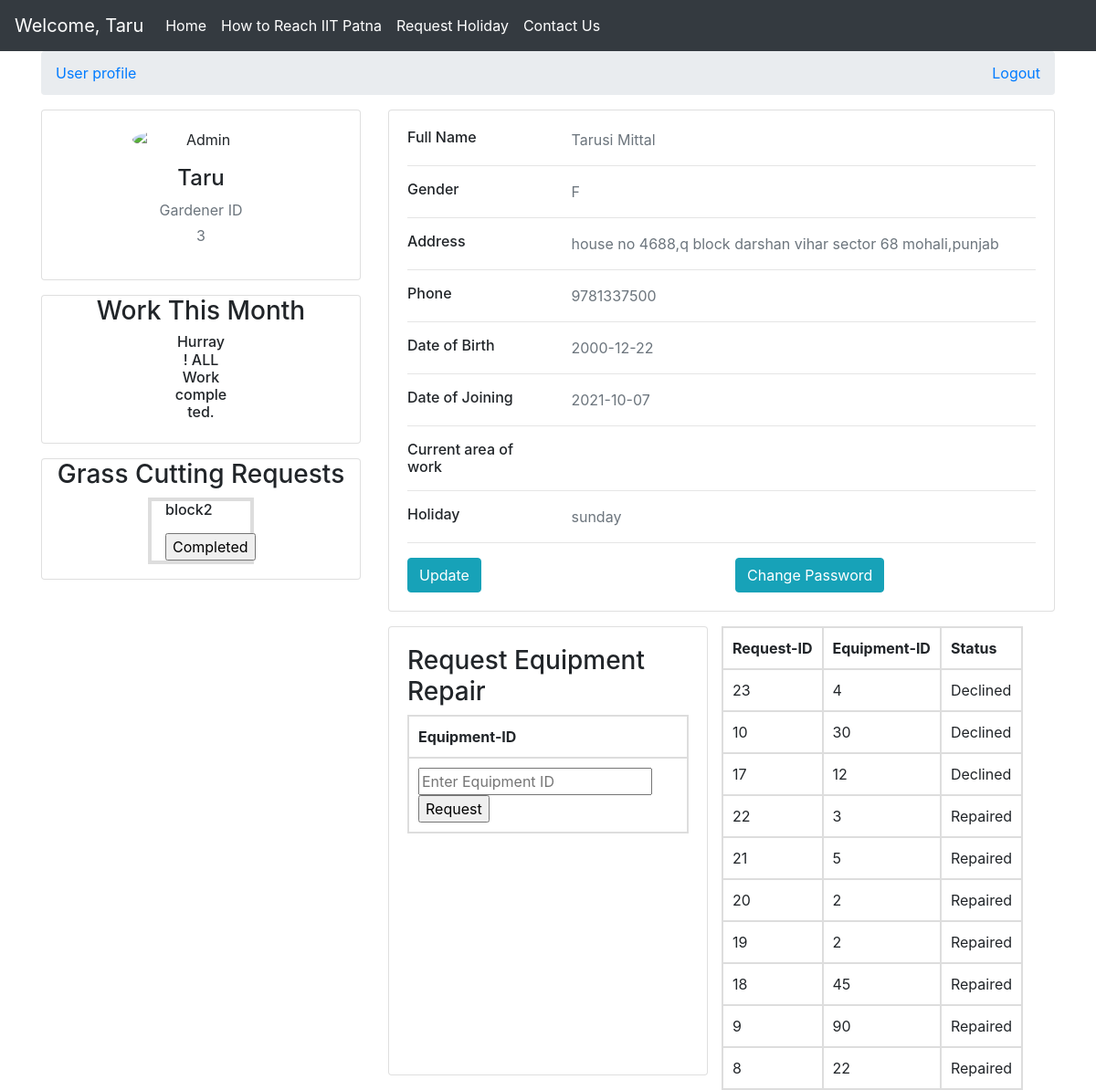
The page /Mini-project/userprofile.php (signed in) on the database its author committed.
### tables this page shows
CREATE TABLE `gardener` (
  `gardenerid` int(11) NOT NULL,
  `name` varchar(255) NOT NULL,
  `dob` date NOT NULL,
  `address` varchar(255) NOT NULL,
  `contactno` bigint(20) NOT NULL,
  `workingarea` varchar(255) NOT NULL DEFAULT 'not assigned',
  `holiday` varchar(20) NOT NULL DEFAULT 'sunday',
  `password` varchar(255) NOT NULL,
  `gender` varchar(10) NOT NULL,
  `username` varchar(55) NOT NULL,
  `doj` date NOT NULL
);

CREATE TABLE `request` (
  `srid` int(11) NOT NULL,
  `areaname` varchar(255) NOT NULL,
  `gardenerid` int(11) DEFAULT NULL,
  `status` int(11) NOT NULL DEFAULT 0
);

CREATE TABLE `equipmentrequest` (
  `erid` int(11) NOT NULL,
  `equipmentid` int(11) NOT NULL,
  `gardenerid` int(11) NOT NULL,
  `status` int(11) NOT NULL DEFAULT 0
);

### Mini-project/userprofile.php (the view, shortened to what this page needs)
<?php
    include('navbargardener.php');
require('db.php');
$var1 = $_SESSION['gardenerid'];
$sql = "SELECT * from `gardener` where gardenerid= '$var1'" ;
$query = mysqli_query($db, $sql);
$row = mysqli_fetch_assoc($query);
?>
<!DOCTYPE html>
<html lang="en" dir="ltr">
  <head>
    <link rel="stylesheet" href="https://maxcdn.bootstrapcdn.com/bootstrap/4.0.0/css/bootstrap.min.css">
  </head>
  <body>
    <div class="container">
    <div class="main-body">
          <nav aria-label="breadcrumb" class="main-breadcrumb">
            <ol class="breadcrumb">
              <li class="breadcrumb-item"><a href="">User profile</a></li>
              <a href = "logout.php" class="ml-auto"> Logout </a>
            </ol>
          </nav>
          <div class="row gutters-sm">
            <div class="col-md-4 mb-3">
              <div class="card h">
                <div class="card-body">
                  <div class="d-flex flex-column align-items-center text-center">
                    <?php if($row['gender']=="M"){ ?>
                    <img src="https://bootdey.com/img/Content/avatar/avatar7.png" alt="Admin" class="rounded-circle" width="150">
                  <?php }else{ ?>
                  <img src="https://bootdey.com/img/Content/avatar/avatar8.png" alt="Admin" class="rounded-circle" width="150">
                <?php } ?>
                    <div class="mt-3">
                      <h4><?php echo $row['username']; ?></h4>
                      <p class="text-secondary mb-1">Gardener ID</p>
                      <p class="text-muted font-size-sm"><?php echo $row['gardenerid']; ?></p>
                    </div>
                  </div>
                </div>
              </div>
              <div class="card mt-3">
              <div class="d-flex flex-column align-items-center text-center">
              <h3>Work This Month</h3>
                <?php
                $sql2 = "SELECT * from `dutyroaster` where gardenerid = '$var1' and date >= current_date order by date asc" ;
                $result2 = mysqli_query($db, $sql2);
                if(mysqli_num_rows($result2)==0){
                  ?>
                  <div class="col-sm-3 mb-3">
                  <h6>Hurray ! ALL Work completed.</h6>
                </div>
              <?php } else { ?>
                <?php
                while($row2 = mysqli_fetch_assoc($result2)){
                  ?>
                  <tr>
                    <td><?php echo $row2['date'];?></td>
                    <td><?php echo $row2['areaname'];?></td>
                  </tr>
                  <?php
                }}
                ?>
              </div>
              </div>
              <div class="card mt-3">
              <div class="d-flex flex-column align-items-center text-center">
              <h3>Grass Cutting Requests</h3>
                <?php
                $sql1 = "SELECT * from `request` where gardenerid = '$var1' and status = 0" ;
                $result1 = mysqli_query($db, $sql1);
                if(mysqli_num_rows($result1)==0){
                  ?>
                  <div class="col-sm-4 mb-3">
                  <h6>Hurray ! ALL Requests completed.</h6>
                </div>
                <?php } else {
                while($row1 = mysqli_fetch_assoc($result1)){
                  ?>
                  <div class="col-sm-4 mb-3 db">
                        <h6 class="d-flex align-items-center mb-3"><?php echo $row1['areaname'];?></h6>
                        <form action ="userprofile.php" method ="POST">
                        <input type = "submit" name  ="completed" value = "Completed"/>
                      </form>
                  </div>
                  <?php
                }}
                ?>
              </div>
              </div>
            </div>
            <div class="col-md-8">
              <div class="card mb-3">
                <div class="card-body">
                  <div class="row">
                    <div class="col-sm-3">
                      <h6 class="mb-0">Full Name</h6>
                    </div>
                    <div class="col-sm-9 text-secondary">
                      <?php echo $row['name']; ?>
                    </div>
                  </div>
                  <hr>
                  <div class="row">
                    <div class="col-sm-3">
                      <h6 class="mb-0">Gender</h6>
                    </div>
                    <div class="col-sm-9 text-secondary">
                      <?php echo $row['gender']; ?>
                    </div>
                  </div>
                  <hr>
                  <div class="row">
                    <div class="col-sm-3">
                      <h6 class="mb-0">Address</h6>
                    </div>
                    <div class="col-sm-9 text-secondary">
                      <?php echo $row['address']; ?>
                    </div>
                  </div>
                  <hr>
                  <div class="row">
                    <div class="col-sm-3">
                      <h6 class="mb-0">Phone</h6>
                    </div>
                    <div class="col-sm-9 text-secondary">
                      <?php echo $row['contactno']; ?>
                    </div>
                  </div>
                  <hr>
                  <div class="row">
                    <div class="col-sm-3">
                      <h6 class="mb-0">Date of Birth</h6>
                    </div>
                    <div class="col-sm-9 text-secondary">
                      <?php echo $row['dob']; ?>
                    </div>
                  </div>
                  <hr>
                  <div class="row">
                    <div class="col-sm-3">
                      <h6 class="mb-0">Date of Joining</h6>
                    </div>
                    <div class="col-sm-9 text-secondary">
                      <?php echo $row['doj']; ?>
                    </div>
                  </div>
                  <hr>
                  <div class="row">
                    <div class="col-sm-3">
                      <h6 class="mb-0">Current area of work</h6>
                    </div>
                    <div class="col-sm-9 text-secondary">
                    </div>
                  </div>
                  <hr>
                  <div class="row">
                    <div class="col-sm-3">
                      <h6 class="mb-0">Holiday</h6>
                    </div>
                    <div class="col-sm-9 text-secondary">
                      <?php echo $row['holiday']; ?>
                    </div>
                  </div>
                  <hr>
                  <div class="row">
                    <div class="col-sm-6">
                      <a class="btn btn-info " href="userupdate_profile.php">Update</a>
                    </div>
                    <div class="col-sm-6">
                      <a class="btn btn-info "href="userupdate_password.php">Change Password</a>
                    </div>
                  </div>
                </div>
              </div>
              <div class="row gutters-sm">
                <div class="col-sm-6 mb-3">
                  <div class="card h-100">
                    <div class="card-body">
                    <h3>Request Equipment Repair</h3>
               <div>
               <table id = "users">
        <tr>
            <th>Equipment-ID</th>
        </tr>
        <tr>
            <td>
                <form action ="userprofile.php" method ="POST">
                    <input type= "text" name="equipmentid" placeholder="Enter Equipment ID"/>
                    <input type = "submit" name  ="request" value = "Request"/>
                </form>
            </td>
        </tr>
    </table>
              </div>
              </div>
              </div>
              </div>
    <table>
      <tr>
        <th>Request-ID</th>
        <th>Equipment-ID</th>
        <th>Status</th>
      </tr>
      <?php
      $sql2 = "SELECT * from `equipmentrequest` where gardenerid = '$var1' order by status ASC" ;
      $result2= mysqli_query($db, $sql2);
      if(mysqli_num_rows($result2)==0){
        ?>
        <tr>
        <td>No Request Made</td>
        <td>Relax!</td>
        <td>Relax!</td>
      </tr>
      <?php } else {
      while($row2 = mysqli_fetch_assoc($result2)){
        ?>
        <tr>
        <td><?php echo $row2['erid'] ?></td>
        <td><?php echo $row2['equipmentid'] ?></td>
        <td><?php if($row2['status']==0) echo 'Request Pending';
        else if($row2['status']==1) echo 'Approved! Work in Progress';
        else if($row2['status']==2) echo 'Declined';
        else if($row2['status']==3) echo 'Repaired';
        ?></td>
      </tr>
      <?php }} ?>
    </table>
               </div>
            </div>
          </div>
        </div>
    </div>
  </body>
</html>

### Mini-project/userprofile.php (style rules this page uses)
td, th { border: 2px solid #ddd; padding: 10px; }
.db { border: 4px solid #ddd; }

### rows shown on the page
gardener: username "Taru", gardenerid "3", name "Tarusi Mittal", gender "F", address "house no 4688,q block darshan vihar sector 68 mohali,punjab", contactno "9781337500", dob "2000-12-22", doj "2021-10-07", holiday "sunday"
request: areaname "block2"
equipmentrequest: erid "23", equipmentid "4", status "Declined"
equipmentrequest: erid "10", equipmentid "30", status "Declined"
equipmentrequest: erid "17", equipmentid "12", status "Declined"
equipmentrequest: erid "22", equipmentid "3", status "Repaired"
equipmentrequest: erid "21", equipmentid "5", status "Repaired"
equipmentrequest: erid "20", equipmentid "2", status "Repaired"
equipmentrequest: erid "19", equipmentid "2", status "Repaired"
equipmentrequest: erid "18", equipmentid "45", status "Repaired"
equipmentrequest: erid "9", equipmentid "90", status "Repaired"
equipmentrequest: erid "8", equipmentid "22", status "Repaired"

### other values the page prints
$_SESSION['username'] "Taru"
